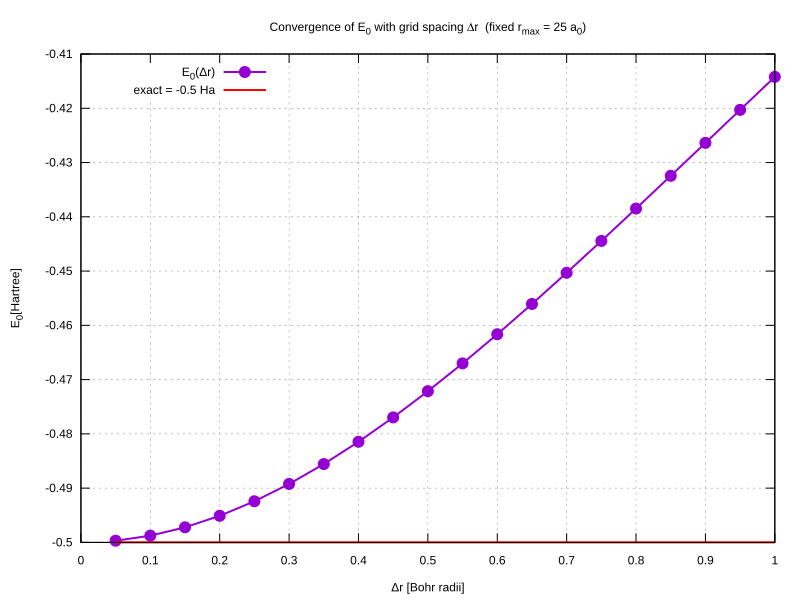

Write gnuplot code to recreate this figure.
set terminal svg enhanced size 800,600 background rgb "white"
set output "plot_convergence_dr.svg"
set title "Convergence of E_0 with grid spacing {/Symbol D}r  (fixed r_{max} = 25 a_0)"
set xlabel "Δr [Bohr radii]"
set ylabel "E_0 [Hartree]"
set grid
set key top left

exact = -0.5

plot "convergence_dr.data" using 1:2 with linespoints pt 7 ps 1.2 lw 2 title "E_0(Δr)", \
     exact with lines lt 2 lw 2 lc rgb "red" title "exact = -0.5 Ha"
